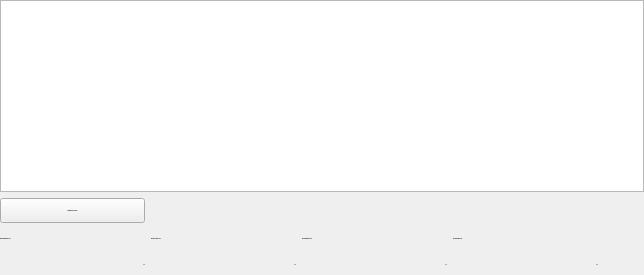
                 <widget class="QWidget" name="pageMainTableKenn">
                  <layout class="QGridLayout" name="gridLayout_23">
                   <property name="leftMargin">
                    <number>0</number>
                   </property>
                   <property name="topMargin">
                    <number>0</number>
                   </property>
                   <property name="rightMargin">
                    <number>0</number>
                   </property>
                   <property name="bottomMargin">
                    <number>0</number>
                   </property>
                   <item row="0" column="0">
                    <layout class="QGridLayout" name="gridLayout_24">
                     <item row="2" column="0">
                      <widget class="QLabel" name="lblLabel10_7">
                       <property name="minimumSize">
                        <size>
                         <width>145</width>
                         <height>20</height>
                        </size>
                       </property>
                       <property name="maximumSize">
                        <size>
                         <width>16777215</width>
                         <height>20</height>
                        </size>
                       </property>
                       <property name="font">
                        <font>
                         <family>segoe ui</family>
                         <pointsize>-1</pointsize>
                         <weight>75</weight>
                         <bold>true</bold>
                        </font>
                       </property>
                       <property name="text">
                        <string>MW KW Mittelwert VAL</string>
                       </property>
                      </widget>
                     </item>
                     <item row="2" column="2">
                      <widget class="QLabel" name="lblLabel10_8">
                       <property name="minimumSize">
                        <size>
                         <width>145</width>
                         <height>20</height>
                        </size>
                       </property>
                       <property name="maximumSize">
                        <size>
                         <width>16777215</width>
                         <height>20</height>
                        </size>
                       </property>
                       <property name="font">
                        <font>
                         <family>segoe ui</family>
                         <pointsize>-1</pointsize>
                         <weight>75</weight>
                         <bold>true</bold>
                        </font>
                       </property>
                       <property name="text">
                        <string>MW KW Billigstb. VAL</string>
                       </property>
                      </widget>
                     </item>
                     <item row="1" column="0">
                      <widget class="QPushButton" name="cmdCalcKenn">
                       <property name="minimumSize">
                        <size>
                         <width>145</width>
                         <height>25</height>
                        </size>
                       </property>
                       <property name="maximumSize">
                        <size>
                         <width>145</width>
                         <height>25</height>
                        </size>
                       </property>
                       <property name="font">
                        <font>
                         <family>segoe ui</family>
                         <pointsize>-1</pointsize>
                         <weight>75</weight>
                         <bold>true</bold>
                        </font>
                       </property>
                       <property name="styleSheet">
                        <string notr="true"/>
                       </property>
                       <property name="text">
                        <string>Mittelwert berechnen</string>
                       </property>
                      </widget>
                     </item>
                     <item row="2" column="3">
                      <widget class="QLabel" name="lblLabel10_9">
                       <property name="minimumSize">
                        <size>
                         <width>145</width>
                         <height>20</height>
                        </size>
                       </property>
                       <property name="maximumSize">
                        <size>
                         <width>16777215</width>
                         <height>20</height>
                        </size>
                       </property>
                       <property name="font">
                        <font>
                         <family>segoe ui</family>
                         <pointsize>-1</pointsize>
                         <weight>75</weight>
                         <bold>true</bold>
                        </font>
                       </property>
                       <property name="text">
                        <string>MW KW Median VAL</string>
                       </property>
                      </widget>
                     </item>
                     <item row="0" column="0" colspan="5">
                      <widget class="QTableView" name="grdViewKenn">
                       <property name="contextMenuPolicy">
                        <enum>Qt::CustomContextMenu</enum>
                       </property>
                       <property name="selectionMode">
                        <enum>QAbstractItemView::ExtendedSelection</enum>
                       </property>
                       <property name="selectionBehavior">
                        <enum>QAbstractItemView::SelectRows</enum>
                       </property>
                       <attribute name="verticalHeaderVisible">
                        <bool>false</bool>
                       </attribute>
                      </widget>
                     </item>
                     <item row="2" column="1">
                      <widget class="QLabel" name="lblLabel10_10">
                       <property name="minimumSize">
                        <size>
                         <width>145</width>
                         <height>20</height>
                        </size>
                       </property>
                       <property name="maximumSize">
                        <size>
                         <width>16777215</width>
                         <height>20</height>
                        </size>
                       </property>
                       <property name="font">
                        <font>
                         <family>segoe ui</family>
                         <pointsize>-1</pointsize>
                         <weight>75</weight>
                         <bold>true</bold>
                        </font>
                       </property>
                       <property name="text">
                        <string>MW KW 3 Bestb. VAL</string>
                       </property>
                      </widget>
                     </item>
                     <item row="2" column="4">
                      <spacer name="horizontalSpacer_2">
                       <property name="orientation">
                        <enum>Qt::Horizontal</enum>
                       </property>
                       <property name="sizeHint" stdset="0">
                        <size>
                         <width>40</width>
                         <height>20</height>
                        </size>
                       </property>
                      </spacer>
                     </item>
                     <item row="3" column="0">
                      <widget class="QLabel" name="lblMWMittelwertKenn">
                       <property name="minimumSize">
                        <size>
                         <width>145</width>
                         <height>20</height>
                        </size>
                       </property>
                       <property name="maximumSize">
                        <size>
                         <width>16777215</width>
                         <height>20</height>
                        </size>
                       </property>
                       <property name="font">
                        <font>
                         <family>segoe ui</family>
                         <pointsize>-1</pointsize>
                         <weight>50</weight>
                         <bold>false</bold>
                        </font>
                       </property>
                       <property name="text">
                        <string>0,00</string>
                       </property>
                       <property name="alignment">
                        <set>Qt::AlignRight|Qt::AlignTrailing|Qt::AlignVCenter</set>
                       </property>
                      </widget>
                     </item>
                     <item row="3" column="1">
                      <widget class="QLabel" name="lblMW3BestKenn">
                       <property name="minimumSize">
                        <size>
                         <width>145</width>
                         <height>20</height>
                        </size>
                       </property>
                       <property name="maximumSize">
                        <size>
                         <width>16777215</width>
                         <height>20</height>
                        </size>
                       </property>
                       <property name="font">
                        <font>
                         <family>segoe ui</family>
                         <pointsize>-1</pointsize>
                         <weight>50</weight>
                         <bold>false</bold>
                        </font>
                       </property>
                       <property name="text">
                        <string>0,00</string>
                       </property>
                       <property name="alignment">
                        <set>Qt::AlignRight|Qt::AlignTrailing|Qt::AlignVCenter</set>
                       </property>
                      </widget>
                     </item>
                     <item row="3" column="2">
                      <widget class="QLabel" name="lblMWBilligstKenn">
                       <property name="minimumSize">
                        <size>
                         <width>145</width>
                         <height>20</height>
                        </size>
                       </property>
                       <property name="maximumSize">
                        <size>
                         <width>16777215</width>
                         <height>20</height>
                        </size>
                       </property>
                       <property name="font">
                        <font>
                         <family>segoe ui</family>
                         <pointsize>-1</pointsize>
                         <weight>50</weight>
                         <bold>false</bold>
                        </font>
                       </property>
                       <property name="text">
                        <string>0,00</string>
                       </property>
                       <property name="alignment">
                        <set>Qt::AlignRight|Qt::AlignTrailing|Qt::AlignVCenter</set>
                       </property>
                      </widget>
                     </item>
                     <item row="3" column="3">
                      <widget class="QLabel" name="lblMWMedianKenn">
                       <property name="minimumSize">
                        <size>
                         <width>145</width>
                         <height>20</height>
                        </size>
                       </property>
                       <property name="maximumSize">
                        <size>
                         <width>16777215</width>
                         <height>20</height>
                        </size>
                       </property>
                       <property name="font">
                        <font>
                         <family>segoe ui</family>
                         <pointsize>-1</pointsize>
                         <weight>50</weight>
                         <bold>false</bold>
                        </font>
                       </property>
                       <property name="text">
                        <string>0,00</string>
                       </property>
                       <property name="alignment">
                        <set>Qt::AlignRight|Qt::AlignTrailing|Qt::AlignVCenter</set>
                       </property>
                      </widget>
                     </item>
                    </layout>
                   </item>
                  </layout>
                 </widget>
